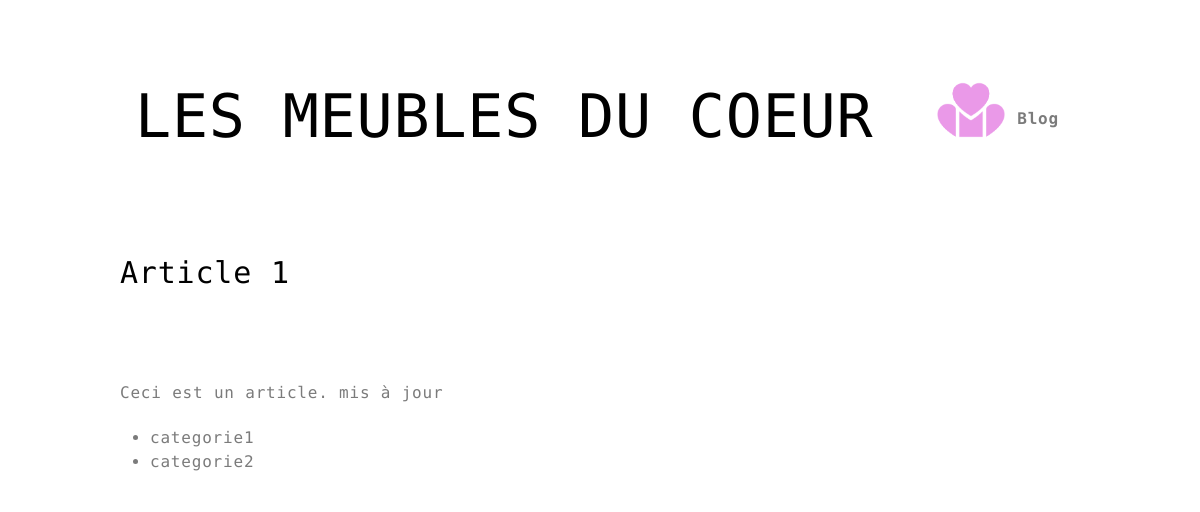
The app's page /articles.php?ID=5 with its own data.
### tables this page shows
CREATE TABLE IF NOT EXISTS `articles` (
  `id` int(11) NOT NULL AUTO_INCREMENT,
  `titre` varchar(255) NOT NULL,
  `auteur` varchar(100) NOT NULL,
  `article` text,
  PRIMARY KEY (`id`)
);

CREATE TABLE IF NOT EXISTS `categories` (
  `id` int(11) NOT NULL AUTO_INCREMENT,
  `categorie` varchar(24) NOT NULL,
  PRIMARY KEY (`id`)
);

### articles.php (the view)
<?php
require "header.php";
require "get_Articles.php";
$selectArticle = $_GET['ID'];
$conn->setAttribute(PDO::ATTR_ERRMODE, PDO::ERRMODE_EXCEPTION);
try {
    $req = $conn->prepare("
        SELECT a.id, a.titre, a.article, c.categorie
        FROM articles AS a
        INNER JOIN articles_categories AS ac
            ON a.id = ac.articles_id
        INNER JOIN categories AS c
            ON ac.categories_id = c.id
        WHERE a.id = ?
    ");
    $req->execute([$selectArticle]);
    $article = $req->fetchAll(PDO::FETCH_OBJ);
} catch (Exception $e) {
    echo $e->getMessage();
    die();
}
?>
<div class="container">
  <div class="row">
    <div class="col-md-12">
      <h4>
          <?= $article[0]->titre; ?>
      </h4>
    </div>
  </div>
  <div class="row">
    <div class="col-md-12">
      <p style="word-wrap: break-word">
        <?= $article[0]->article; ?>
      </p>
    </div>
  </div>
  <div class="row">
    <div class="col-md-12">
      <ul>
        <?php foreach($article as $articleSolo): ?>
        <li><?= $articleSolo->categorie; ?></li>
        <?php endforeach; ?>
      </ul>
    </div>
  </div>
</div>

### css/style.css (style rules this page uses)
body { font-family: "PT Mono", sans-serif; font-size: 16px; line-height: 26px; color: #7b7b7b; font-weight: 300; letter-spacing: .05em; }
h1, .h1, h2, .h2, h3, .h3, h4, .h4, h5, .h5, h6, .h6 { margin: 0 0 20px 0; padding: 0; font-family: "PT Mono", sans-serif; font-weight: 400; color: #000000; }
h4, .h4 { font-size: 30px; line-height: 42px; }
ul, ol { padding-left: 15px; line-height: 26px; margin-left: 15px; }
p, img { margin: 0 0 20px 0; }
ul, ol { padding-left: 15px; line-height: 24px; }

### records on screen
articles: titre "Article 1", article "Ceci est un article. mis à jour", categories.categorie "categorie1", categories.categorie "categorie2"
